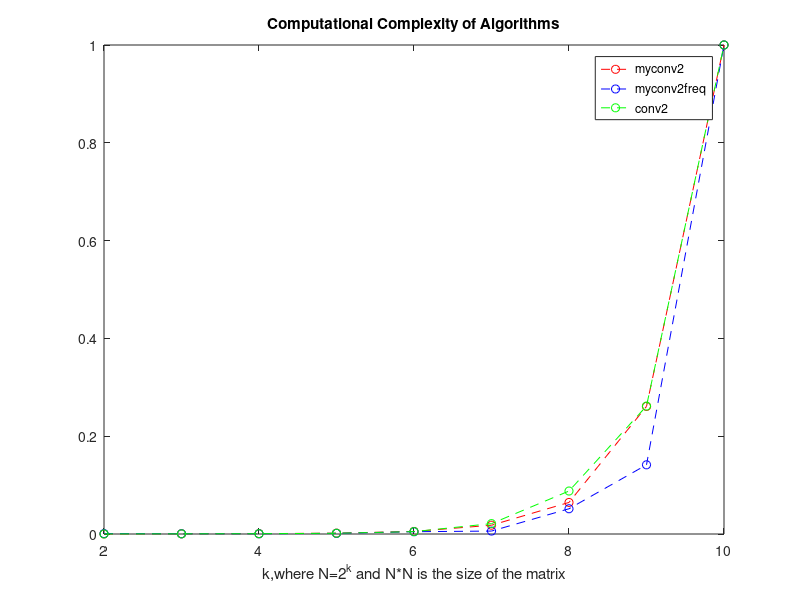

Reproduce this figure in MATLAB.
function demo1b
close all;
%demo1c;
%demo1d;


c1=load('c1.mat');%space domain convolution
c2=load('c2.mat');%frequency domain convolution

c3=zeros(1,9);
h=randi(255,16);
for k=2:10
    N=2^k;
    A=randi(255,N);
    tic;
    for rep=1:100
        conv2(A,h);
    end
    c3(k-1)=toc;
end

c1=c1.temp/max(c1.temp);
c2=c2.temp/max(c2.temp);
c3=c3/max(c3);

%plot
figure();
i=2:10;
plot(i,c1,'r--o',i,c2,'b--o',i,c3,'g--o');
title('Computational Complexity of Algorithms');
legend('myconv2','myconv2freq','conv2');
xlabel('k,where N=2^k and N*N is the size of the matrix');





end